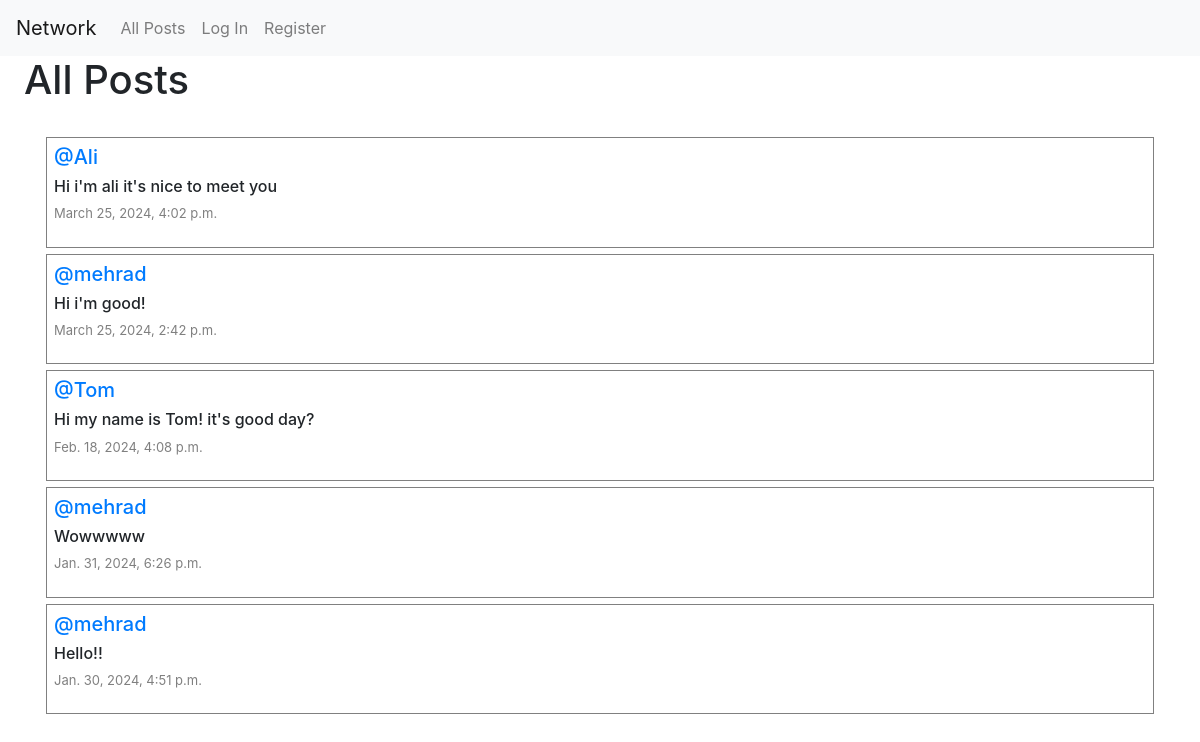
The page / on the database its author committed.
### network/models.py (models this page shows, shortened)
class Post(models.Model):
    content =models.CharField(max_length=150)
    user = models.ForeignKey(User, on_delete=models.CASCADE , related_name="author")
    date = models.DateTimeField(auto_now_add=True)
    liked = models.ManyToManyField('User', default=None, blank=True, related_name='post_likes')

class User(AbstractUser):
    pass

### network/views.py (the view)
# urls.py: path("", views.index, name="index"),
def index(request):
    allPosts = Post.objects.all().order_by("id").reverse()
    paginator = Paginator(allPosts, 10)
    pageNumber = request.GET.get('page')
    posts_inside_the_page = paginator.get_page(pageNumber)
    allLikes = Like.objects.all()
    liked_people = []
    try:
      for like in allLikes:
        if like.user.id == request.user.id:
            liked_people.append(like.post.id)
    except:
      liked_people = []
    return render(request, "network/index.html",{
        "allPosts": allPosts,
        "posts_inside_the_page": posts_inside_the_page,
        "liked_people": liked_people
        })

### network/templates/network/index.html (shortened to what this page needs)
{% extends "network/layout.html" %}
{% block body %}
    <h1 class="mx-4">All Posts</h1>
    <div class="allPosts">
        {% for post in posts_inside_the_page %}
            <div class="row post mx-3">
                <h5 class="username"><a href="{% url 'profile' user_id=post.user.id %}">@{{ post.user }}</a></h5>
                <h6 class="content" id="content_{{ post.id }}">{{ post.content }}</h6>
                <p class="date">{{ post.date }}</p>
            </div>
        {% endfor %}
    </div>
{% endblock %}

### network/templates/network/layout.html (shortened to what this page needs)
{% load static %}
<!DOCTYPE html>
<html lang="en">
    <head>
        <link rel="stylesheet" href="https://stackpath.bootstrapcdn.com/bootstrap/4.4.1/css/bootstrap.min.css">
        <link href="{% static 'network/styles.css' %}" rel="stylesheet">
        <link rel="stylesheet" href="https://cdnjs.cloudflare.com/ajax/libs/font-awesome/4.7.0/css/font-awesome.min.css">
    </head>
    <body>
        <nav class="navbar navbar-expand-lg navbar-light bg-light">
            <a class="navbar-brand" href="{% url 'index' %}">Network</a>
            <div>
              <ul class="navbar-nav mr-auto">
                <li class="nav-item">
                  <a class="nav-link" href="{% url 'index' %}">All Posts</a>
                </li>
                {% if user.is_authenticated %}
                    <li class="nav-item">
                        <a class="nav-link" href="{% url 'following' %}">Following</a>
                    </li>
                    <li class="nav-item">
                        <a class="nav-link" href="{% url 'logout' %}">Log Out</a>
                    </li>
                {% else %}
                    <li class="nav-item">
                        <a class="nav-link" href="{% url 'login' %}">Log In</a>
                    </li>
                    <li class="nav-item">
                        <a class="nav-link" href="{% url 'register' %}">Register</a>
                    </li>
                {% endif %}
              </ul>
            </div>
          </nav>
        <div class="body">
            {% block body %}
            {% endblock %}
        </div>
    </body>
</html>

### network/static/network/styles.css (style rules this page uses)
.allPosts { display: flex; flex-direction: column; justify-content: flex-start; margin: 30px; }
.post { display: flex; flex-direction: column; justify-content: center; border: 1px solid gray; margin: 3px; padding: 7px; }
.date { font-size:small; color: gray; }

### rows shown on the page
Post: user "Ali", content "Hi i'm ali it's nice to meet you", date "March 25, 2024, 4:02 p.m."
Post: user "mehrad", content "Hi i'm good!", date "March 25, 2024, 2:42 p.m."
Post: user "Tom", content "Hi my name is Tom! it's good day?", date "Feb. 18, 2024, 4:08 p.m."
Post: user "mehrad", content "Wowwwww", date "Jan. 31, 2024, 6:26 p.m."
Post: user "mehrad", content "Hello!!", date "Jan. 30, 2024, 4:51 p.m."
